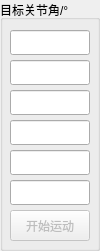
       <widget class="QGroupBox" name="groupBox_Q_Target">
        <property name="geometry">
         <rect>
          <x>790</x>
          <y>220</y>
          <width>100</width>
          <height>251</height>
         </rect>
        </property>
        <property name="title">
         <string>目标关节角/°</string>
        </property>
        <widget class="QLineEdit" name="lineEdit_QT1">
         <property name="geometry">
          <rect>
           <x>10</x>
           <y>30</y>
           <width>80</width>
           <height>25</height>
          </rect>
         </property>
         <property name="readOnly">
          <bool>false</bool>
         </property>
        </widget>
        <widget class="QLineEdit" name="lineEdit_QT2">
         <property name="geometry">
          <rect>
           <x>10</x>
           <y>60</y>
           <width>80</width>
           <height>25</height>
          </rect>
         </property>
         <property name="readOnly">
          <bool>false</bool>
         </property>
        </widget>
        <widget class="QLineEdit" name="lineEdit_QT3">
         <property name="geometry">
          <rect>
           <x>10</x>
           <y>90</y>
           <width>80</width>
           <height>25</height>
          </rect>
         </property>
         <property name="readOnly">
          <bool>false</bool>
         </property>
        </widget>
        <widget class="QLineEdit" name="lineEdit_QT4">
         <property name="geometry">
          <rect>
           <x>10</x>
           <y>120</y>
           <width>80</width>
           <height>25</height>
          </rect>
         </property>
         <property name="readOnly">
          <bool>false</bool>
         </property>
        </widget>
        <widget class="QLineEdit" name="lineEdit_QT5">
         <property name="geometry">
          <rect>
           <x>10</x>
           <y>150</y>
           <width>80</width>
           <height>25</height>
          </rect>
         </property>
         <property name="readOnly">
          <bool>false</bool>
         </property>
        </widget>
        <widget class="QLineEdit" name="lineEdit_QT6">
         <property name="geometry">
          <rect>
           <x>10</x>
           <y>180</y>
           <width>80</width>
           <height>25</height>
          </rect>
         </property>
         <property name="readOnly">
          <bool>false</bool>
         </property>
        </widget>
        <widget class="QPushButton" name="pushButton_URScriptMoveJ">
         <property name="enabled">
          <bool>false</bool>
         </property>
         <property name="toolTip">
          <string>RTDE 就绪后可用；运动过程中可点击“停止运动”中断</string>
         </property>
         <property name="geometry">
          <rect>
           <x>10</x>
           <y>210</y>
           <width>80</width>
           <height>31</height>
          </rect>
         </property>
         <property name="text">
          <string>开始运动</string>
         </property>
        </widget>
       </widget>
